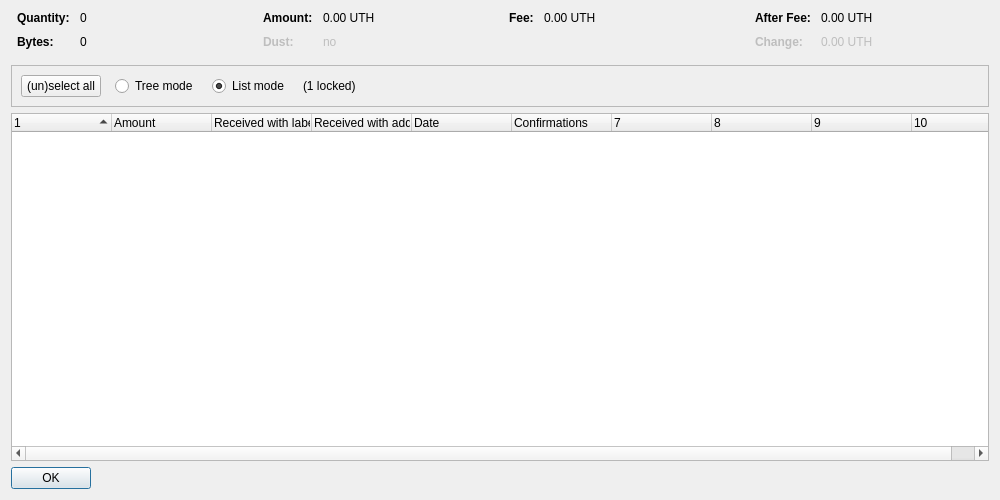
<?xml version="1.0" encoding="UTF-8"?>
<ui version="4.0">
 <class>CoinControlDialog</class>
 <widget class="QDialog" name="CoinControlDialog">
  <property name="geometry">
   <rect>
    <x>0</x>
    <y>0</y>
    <width>1000</width>
    <height>500</height>
   </rect>
  </property>
  <property name="windowTitle">
   <string>Coin Selection</string>
  </property>
  <layout class="QVBoxLayout" name="verticalLayout">
   <item>
    <layout class="QHBoxLayout" name="horizontalLayoutTop" stretch="0,0,0,0">
     <property name="topMargin">
      <number>0</number>
     </property>
     <property name="bottomMargin">
      <number>10</number>
     </property>
     <item>
      <layout class="QFormLayout" name="formLayoutCoinControl1">
       <property name="horizontalSpacing">
        <number>10</number>
       </property>
       <property name="verticalSpacing">
        <number>10</number>
       </property>
       <property name="leftMargin">
        <number>6</number>
       </property>
       <property name="rightMargin">
        <number>6</number>
       </property>
       <item row="0" column="0">
        <widget class="QLabel" name="labelCoinControlQuantityText">
         <property name="font">
          <font>
           <weight>75</weight>
           <bold>true</bold>
          </font>
         </property>
         <property name="text">
          <string>Quantity:</string>
         </property>
        </widget>
       </item>
       <item row="0" column="1">
        <widget class="QLabel" name="labelCoinControlQuantity">
         <property name="cursor">
          <cursorShape>IBeamCursor</cursorShape>
         </property>
         <property name="contextMenuPolicy">
          <enum>Qt::ActionsContextMenu</enum>
         </property>
         <property name="text">
          <string notr="true">0</string>
         </property>
         <property name="textInteractionFlags">
          <set>Qt::LinksAccessibleByMouse|Qt::TextSelectableByKeyboard|Qt::TextSelectableByMouse</set>
         </property>
        </widget>
       </item>
       <item row="1" column="0">
        <widget class="QLabel" name="labelCoinControlBytesText">
         <property name="font">
          <font>
           <weight>75</weight>
           <bold>true</bold>
          </font>
         </property>
         <property name="text">
          <string>Bytes:</string>
         </property>
        </widget>
       </item>
       <item row="1" column="1">
        <widget class="QLabel" name="labelCoinControlBytes">
         <property name="cursor">
          <cursorShape>IBeamCursor</cursorShape>
         </property>
         <property name="contextMenuPolicy">
          <enum>Qt::ActionsContextMenu</enum>
         </property>
         <property name="text">
          <string notr="true">0</string>
         </property>
         <property name="textInteractionFlags">
          <set>Qt::LinksAccessibleByMouse|Qt::TextSelectableByKeyboard|Qt::TextSelectableByMouse</set>
         </property>
        </widget>
       </item>
      </layout>
     </item>
     <item>
      <layout class="QFormLayout" name="formLayoutCoinControl2">
       <property name="horizontalSpacing">
        <number>10</number>
       </property>
       <property name="verticalSpacing">
        <number>10</number>
       </property>
       <property name="leftMargin">
        <number>6</number>
       </property>
       <property name="rightMargin">
        <number>6</number>
       </property>
       <item row="0" column="0">
        <widget class="QLabel" name="labelCoinControlAmountText">
         <property name="font">
          <font>
           <weight>75</weight>
           <bold>true</bold>
          </font>
         </property>
         <property name="text">
          <string>Amount:</string>
         </property>
        </widget>
       </item>
       <item row="0" column="1">
        <widget class="QLabel" name="labelCoinControlAmount">
         <property name="cursor">
          <cursorShape>IBeamCursor</cursorShape>
         </property>
         <property name="contextMenuPolicy">
          <enum>Qt::ActionsContextMenu</enum>
         </property>
         <property name="text">
          <string notr="true">0.00 UTH</string>
         </property>
         <property name="textInteractionFlags">
          <set>Qt::LinksAccessibleByMouse|Qt::TextSelectableByKeyboard|Qt::TextSelectableByMouse</set>
         </property>
        </widget>
       </item>
       <item row="1" column="0">
        <widget class="QLabel" name="labelCoinControlLowOutputText">
         <property name="enabled">
          <bool>false</bool>
         </property>
         <property name="font">
          <font>
           <weight>75</weight>
           <bold>true</bold>
          </font>
         </property>
         <property name="text">
          <string>Dust:</string>
         </property>
        </widget>
       </item>
       <item row="1" column="1">
        <widget class="QLabel" name="labelCoinControlLowOutput">
         <property name="enabled">
          <bool>false</bool>
         </property>
         <property name="cursor">
          <cursorShape>IBeamCursor</cursorShape>
         </property>
         <property name="contextMenuPolicy">
          <enum>Qt::ActionsContextMenu</enum>
         </property>
         <property name="text">
          <string notr="true">no</string>
         </property>
         <property name="textInteractionFlags">
          <set>Qt::LinksAccessibleByMouse|Qt::TextSelectableByKeyboard|Qt::TextSelectableByMouse</set>
         </property>
        </widget>
       </item>
      </layout>
     </item>
     <item>
      <layout class="QFormLayout" name="formLayoutCoinControl3">
       <property name="horizontalSpacing">
        <number>10</number>
       </property>
       <property name="verticalSpacing">
        <number>10</number>
       </property>
       <property name="leftMargin">
        <number>6</number>
       </property>
       <property name="rightMargin">
        <number>6</number>
       </property>
       <item row="0" column="0">
        <widget class="QLabel" name="labelCoinControlFeeText">
         <property name="font">
          <font>
           <weight>75</weight>
           <bold>true</bold>
          </font>
         </property>
         <property name="text">
          <string>Fee:</string>
         </property>
        </widget>
       </item>
       <item row="0" column="1">
        <widget class="QLabel" name="labelCoinControlFee">
         <property name="cursor">
          <cursorShape>IBeamCursor</cursorShape>
         </property>
         <property name="contextMenuPolicy">
          <enum>Qt::ActionsContextMenu</enum>
         </property>
         <property name="text">
          <string notr="true">0.00 UTH</string>
         </property>
         <property name="textInteractionFlags">
          <set>Qt::LinksAccessibleByMouse|Qt::TextSelectableByKeyboard|Qt::TextSelectableByMouse</set>
         </property>
        </widget>
       </item>
      </layout>
     </item>
     <item>
      <layout class="QFormLayout" name="formLayoutCoinControl4">
       <property name="horizontalSpacing">
        <number>10</number>
       </property>
       <property name="verticalSpacing">
        <number>10</number>
       </property>
       <property name="leftMargin">
        <number>6</number>
       </property>
       <property name="rightMargin">
        <number>6</number>
       </property>
       <item row="0" column="0">
        <widget class="QLabel" name="labelCoinControlAfterFeeText">
         <property name="font">
          <font>
           <weight>75</weight>
           <bold>true</bold>
          </font>
         </property>
         <property name="text">
          <string>After Fee:</string>
         </property>
        </widget>
       </item>
       <item row="0" column="1">
        <widget class="QLabel" name="labelCoinControlAfterFee">
         <property name="cursor">
          <cursorShape>IBeamCursor</cursorShape>
         </property>
         <property name="contextMenuPolicy">
          <enum>Qt::ActionsContextMenu</enum>
         </property>
         <property name="text">
          <string notr="true">0.00 UTH</string>
         </property>
         <property name="textInteractionFlags">
          <set>Qt::LinksAccessibleByMouse|Qt::TextSelectableByKeyboard|Qt::TextSelectableByMouse</set>
         </property>
        </widget>
       </item>
       <item row="1" column="0">
        <widget class="QLabel" name="labelCoinControlChangeText">
         <property name="enabled">
          <bool>false</bool>
         </property>
         <property name="font">
          <font>
           <weight>75</weight>
           <bold>true</bold>
          </font>
         </property>
         <property name="text">
          <string>Change:</string>
         </property>
        </widget>
       </item>
       <item row="1" column="1">
        <widget class="QLabel" name="labelCoinControlChange">
         <property name="enabled">
          <bool>false</bool>
         </property>
         <property name="cursor">
          <cursorShape>IBeamCursor</cursorShape>
         </property>
         <property name="contextMenuPolicy">
          <enum>Qt::ActionsContextMenu</enum>
         </property>
         <property name="text">
          <string notr="true">0.00 UTH</string>
         </property>
         <property name="textInteractionFlags">
          <set>Qt::LinksAccessibleByMouse|Qt::TextSelectableByKeyboard|Qt::TextSelectableByMouse</set>
         </property>
        </widget>
       </item>
      </layout>
     </item>
    </layout>
   </item>
   <item>
    <widget class="QFrame" name="frame">
     <property name="minimumSize">
      <size>
       <width>0</width>
       <height>40</height>
      </size>
     </property>
     <property name="frameShape">
      <enum>QFrame::StyledPanel</enum>
     </property>
     <property name="frameShadow">
      <enum>QFrame::Sunken</enum>
     </property>
     <layout class="QHBoxLayout" name="horizontalLayout">
      <item>
       <layout class="QHBoxLayout" name="horizontalLayoutPanel" stretch="0,0,0,0,0">
        <property name="spacing">
         <number>14</number>
        </property>
        <item>
         <widget class="QPushButton" name="pushButtonSelectAll">
          <property name="sizePolicy">
           <sizepolicy hsizetype="Maximum" vsizetype="Fixed">
            <horstretch>0</horstretch>
            <verstretch>0</verstretch>
           </sizepolicy>
          </property>
          <property name="text">
           <string>(un)select all</string>
          </property>
          <property name="autoDefault">
           <bool>false</bool>
          </property>
         </widget>
        </item>
        <item>
         <widget class="QRadioButton" name="radioTreeMode">
          <property name="sizePolicy">
           <sizepolicy hsizetype="Maximum" vsizetype="Fixed">
            <horstretch>0</horstretch>
            <verstretch>0</verstretch>
           </sizepolicy>
          </property>
          <property name="text">
           <string>Tree mode</string>
          </property>
         </widget>
        </item>
        <item>
         <widget class="QRadioButton" name="radioListMode">
          <property name="sizePolicy">
           <sizepolicy hsizetype="Maximum" vsizetype="Fixed">
            <horstretch>0</horstretch>
            <verstretch>0</verstretch>
           </sizepolicy>
          </property>
          <property name="text">
           <string>List mode</string>
          </property>
          <property name="checked">
           <bool>true</bool>
          </property>
         </widget>
        </item>
        <item>
         <widget class="QLabel" name="labelLocked">
          <property name="text">
           <string notr="true">(1 locked)</string>
          </property>
         </widget>
        </item>
        <item>
         <spacer name="horizontalSpacer">
          <property name="orientation">
           <enum>Qt::Horizontal</enum>
          </property>
          <property name="sizeHint" stdset="0">
           <size>
            <width>40</width>
            <height>20</height>
           </size>
          </property>
         </spacer>
        </item>
       </layout>
      </item>
     </layout>
    </widget>
   </item>
   <item>
    <widget class="CoinControlTreeWidget" name="treeWidget">
     <property name="contextMenuPolicy">
      <enum>Qt::CustomContextMenu</enum>
     </property>
     <property name="sortingEnabled">
      <bool>false</bool>
     </property>
     <property name="columnCount">
      <number>10</number>
     </property>
     <attribute name="headerShowSortIndicator" stdset="0">
      <bool>true</bool>
     </attribute>
     <attribute name="headerStretchLastSection">
      <bool>false</bool>
     </attribute>
     <column>
      <property name="text">
       <string/>
      </property>
     </column>
     <column>
      <property name="text">
       <string>Amount</string>
      </property>
     </column>
     <column>
      <property name="text">
       <string>Received with label</string>
      </property>
     </column>
     <column>
      <property name="text">
       <string>Received with address</string>
      </property>
     </column>
     <column>
      <property name="text">
       <string>Date</string>
      </property>
     </column>
     <column>
      <property name="text">
       <string>Confirmations</string>
      </property>
      <property name="toolTip">
       <string>Confirmed</string>
      </property>
     </column>
     <column>
      <property name="text">
       <string/>
      </property>
     </column>
     <column>
      <property name="text">
       <string/>
      </property>
     </column>
     <column>
      <property name="text">
       <string/>
      </property>
     </column>
     <column>
      <property name="text">
       <string/>
      </property>
     </column>
    </widget>
   </item>
   <item>
    <widget class="QDialogButtonBox" name="buttonBox">
     <property name="sizePolicy">
      <sizepolicy hsizetype="Maximum" vsizetype="Fixed">
       <horstretch>0</horstretch>
       <verstretch>0</verstretch>
      </sizepolicy>
     </property>
     <property name="orientation">
      <enum>Qt::Horizontal</enum>
     </property>
     <property name="standardButtons">
      <set>QDialogButtonBox::Ok</set>
     </property>
    </widget>
   </item>
  </layout>
 </widget>
 <customwidgets>
  <customwidget>
   <class>CoinControlTreeWidget</class>
   <extends>QTreeWidget</extends>
   <header>qt/coincontroltreewidget.h</header>
  </customwidget>
 </customwidgets>
 <resources/>
 <connections/>
</ui>
